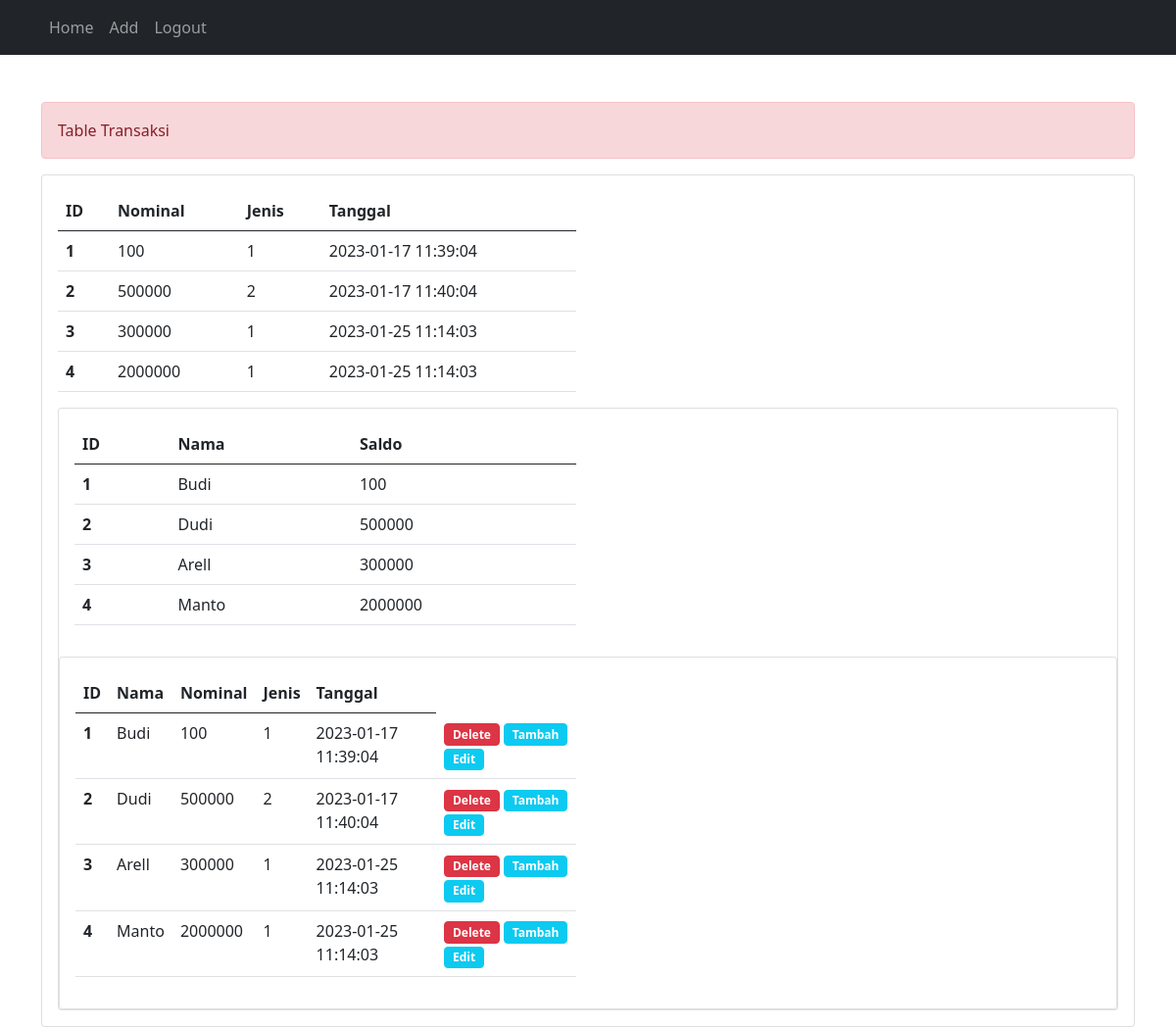
The page /dashboard.php?page=Home (signed in) on the database its author committed.
### tables this page shows
CREATE TABLE `pegawai` (
  `id` int(11) NOT NULL,
  `NAMA` varchar(300) NOT NULL,
  `Nominal` int(30) NOT NULL,
  `Transaksi` int(30) NOT NULL,
  `Tanggal` datetime NOT NULL
);

### page/home.php (the view, shortened to what this page needs)
<?php
require_once('function/koneksi.php');
?>
<?php
$pegawai = mysqli_query($koneksi, "SELECT * FROM pegawai");
?>
 <div class="alert alert-danger" role="alert">
      Table Transaksi
    </div>
<div class="card">
    <div class="card-body">
        <div class="row">
            <div class="col-md-6">
                <table class="table">
                    <thead>
                        <tr>
                            <th scope="col">ID</th>
                            <th scope="col">Nominal</th>
                            <th scope="col">Jenis</th>
                            <th scope="col">Tanggal</th>
                        </tr>
                    </thead>
                    <tbody>
                        <?php $no = 1; ?>
                        <?php foreach ($pegawai as $p) : ?>
                            <tr>
                                <th scope="row"><?= $no++; ?></th>
                                <td><?= $p['Nominal'] ?></td>
                                <td><?= $p['Transaksi'] ?></td>
                                <td><?= $p['Tanggal'] ?></td>
                            </tr>
                        <?php endforeach; ?>
                    </tbody>
                </table>
            </div>
        </div>
        <div class="card">
    <div class="card-body">
        <div class="row">
            <div class="col-md-6">
                <table class="table">
                    <thead>
                        <tr>
                            <th scope="col">ID</th>
                            <th scope="col">Nama</th>
                            <th scope="col">Saldo</th>
                        </tr>
                    </thead>
                    <tbody>
                        <?php $no = 1; ?>
                        <?php foreach ($pegawai as $p) : ?>
                            <tr>
                                <th scope="row"><?= $no++; ?></th>
                                <td><?= $p['NAMA'] ?></td>
                                <td><?= $p['Nominal'] ?></td>
                            </tr>
                        <?php endforeach; ?>
                    </tbody>
                </table>
            </div>
        </div>
    </div>
    <div class="card">
    <div class="card-body">
        <div class="row">
            <div class="col-md-6">
                <table class="table">
                    <thead>
                        <tr>
                            <th scope="col">ID</th>
                            <th scope="col">Nama</th>
                            <th scope="col">Nominal</th>
                            <th scope="col">Jenis</th>
                            <th scope="col">Tanggal</th>
                        </tr>
                    </thead>
                    <tbody>
                        <?php $no = 1; ?>
                        <?php foreach ($pegawai as $p) : ?>
                            <tr>
                                <th scope="row"><?= $no++; ?></th>
                                <td><?= $p['NAMA'] ?></td>
                                <td><?= $p['Nominal'] ?></td>
                                <td><?= $p['Transaksi'] ?></td>
                                <td><?= $p['Tanggal'] ?></td>
                                <td>
                                    <a class="btn btn-danger badge" href="<?= BASE_URL .'process/process_delet.php?id='.$p['id'] ?>">Delete</a>
                                    <a class="btn btn-info badge" href="<?= BASE_URL . 'dashboard.php?page=create&id=' . $p['id'] ?>">Tambah</a>
                                    <a class="btn btn-info badge" href="<?= BASE_URL . 'dashboard.php?page=edit&id=' . $p['id'] ?>">Edit</a>
                                </td>
                            </tr>
                        <?php endforeach; ?>
                    </tbody>
                </table>
            </div>
        </div>
</div>

### dashboard.php (shortened to what this page needs)
<?php
$page = isset($_GET['page']) ? ($_GET['page']) : false;
?>
<!doctype html>
<html lang="en">
<head>
    <link href="https://cdn.jsdelivr.net/npm/bootstrap@5.0.1/dist/css/bootstrap.min.css" rel="stylesheet">
</head>
<body>
    <nav class="navbar navbar-expand-lg navbar-dark bg-dark">
        <div class="container">
            <div class="collapse navbar-collapse" id="navbarNav">
                <ul class="navbar-nav">
                    <li class="nav-item">
                    <a class="nav-link" href="<?= BASE_URL . 'dashboard.php?page=Home' ?>">Home</a>
                    </li>
                    <li class="nav-item">
                        <a class="nav-link" href="<?= BASE_URL . 'dashboard.php?page=create' ?>">Add</a>
                    </li>
                    <li class="nav-item">
                        <a class="nav-link" href="index.php">Logout</a>
                    </li>
                </ul>
            </div>
        </div>
    </nav>
    <div class="content">
        <div class="container">
            <div class="sub-content mt-5">
                <?php
                $filename = "page/$page.php";
                if (file_exists($filename)) {
                    include_once($filename);
                } else {
                    echo "404";
                }
                ?>
            </div>
        </div>
    </div>
</body>
</html>

### rows shown on the page
pegawai: Nominal "100", Transaksi "1", Tanggal "2023-01-17 11:39:04", NAMA "Budi"
pegawai: Nominal "500000", Transaksi "2", Tanggal "2023-01-17 11:40:04", NAMA "Dudi"
pegawai: Nominal "300000", Transaksi "1", Tanggal "2023-01-25 11:14:03", NAMA "Arell"
pegawai: Nominal "2000000", Transaksi "1", Tanggal "2023-01-25 11:14:03", NAMA "Manto"
